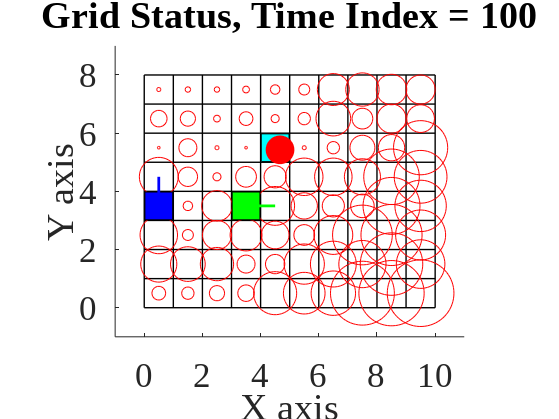

The MATLAB script that drew this image:
% Predictive Task Allocation
close all, clear all, clc

%% Initialize by User
grid_num_x = 8;
grid_num_y = 10;

num_agents = 3;
flag_starting_condition = 2; % Set 1 for starting in a row, 2 for random

max_num_intruder = 3;

flag_patrol_intruder = 1; % Set 0 for only patrol, set 1 for tracking intruder

flag_max_distance_constraint = 1; % Set 0 for no constraint, set 1 to use threshold_max_distance as constraint

threshold_max_distance = 2;

flag_store_video = 0;

%% Initialize Variables
standard_font_size = 25;
title_font_size = 40;

patrol_grid_cost = zeros(grid_num_x*grid_num_y,1);

patrol_grid_location = zeros(grid_num_x*grid_num_y,2);
for i=1:1:grid_num_x
    for j=1:1:grid_num_y
        patrol_grid_location((i-1)*grid_num_y+j,:) = [j-0.5, i-0.5];
    end
end

weight_distance = 0.1;

if flag_starting_condition == 1
    % Set 1 for starting in a row
    pos_agent = [1:1:num_agents]';
    
elseif flag_starting_condition == 2
    % Set 2 for starting randomly
    pos_agent = zeros(num_agents,1);
    for n=1:1:num_agents
        flag_good_start_location_chosen = 0;
        while flag_good_start_location_chosen == 0
            this_location = ceil(rand*grid_num_x*grid_num_y);
            flag_good_start_location_chosen = 1;
            for n_prev = 1:1:n-1
                if pos_agent(n_prev,1) == this_location
                    flag_good_start_location_chosen = 0;
                end
            end
        end
        pos_agent(n,1) = this_location;
    end
end

if (flag_store_video == 1)
    myVideo1 = VideoWriter('my_video.mp4', 'MPEG-4');
    myVideo1.FrameRate = 5;  % Default 30
    myVideo1.Quality = 100;    % Default 75
    open(myVideo1);
end

flag_intruder_active = zeros(max_num_intruder,1);
flag_intruder_type = zeros(max_num_intruder,1);
pos_intruder = zeros(max_num_intruder,2);
vel_intruder = zeros(max_num_intruder,2);
bin_intruder = zeros(max_num_intruder,1);

if flag_max_distance_constraint == 0
    threshold_max_distance = grid_num_x*grid_num_y;
end

agent_check_intruder_type = zeros(max_num_intruder,1);

%% Run simple algorithm

color_array = ['y' 'g' 'b' 'c' 'm'];

for t=0:1:100
    disp(t)
    
    % Remove Cost from Observed Grid Points
    for n=1:1:num_agents
        patrol_grid_cost(pos_agent(n),1) = 0;
    end
    
    % Update Cost of All Grid Points
    patrol_grid_cost = patrol_grid_cost + ones(grid_num_x*grid_num_y,1);
    
    % Update Intruder Motion
    for ni=1:1:max_num_intruder
        if flag_intruder_active(ni,1) == 0
            % Intruder is inactive
            
            if rand < 0.1 % threshold
                % Intiate intruder
                
                flag_intruder_active(ni,1) = 1;
                
                flag_intruder_type(ni,1) = 1+round(rand);
                
                chosen_side = ceil(4*rand);
                
                switch chosen_side
                    
                    case 1
                        pos_intruder(ni,:) = [rand*grid_num_y 0.1];
                        vel_intruder(ni,:) = [rand-0.5 rand];
                        
                    case 2
                        pos_intruder(ni,:) = [grid_num_y-0.1 rand*grid_num_x];
                        vel_intruder(ni,:) = [-rand rand-0.5];
                        
                    case 3
                        pos_intruder(ni,:) = [rand*grid_num_y grid_num_x-0.1];
                        vel_intruder(ni,:) = [rand-0.5 -rand];
                        
                    case 4
                        pos_intruder(ni,:) = [0.1 rand*grid_num_x];
                        vel_intruder(ni,:) = [rand rand-0.5];
                        
                    otherwise
                        disp('Should not reach here!')
                end
                
            end
            
        else
            % Intruder is active
            pos_intruder(ni,:) = pos_intruder(ni,:) + vel_intruder(ni,:);
        end
        
        
        if flag_intruder_active(ni,1) == 1
            if (pos_intruder(ni,1) >= 0) && (pos_intruder(ni,2) >= 0) && (pos_intruder(ni,1) <= grid_num_y) && (pos_intruder(ni,2) <= grid_num_x)
                this_j = ceil(pos_intruder(ni,1));
                this_i = ceil(pos_intruder(ni,2));
                this_bin = (this_i-1)*grid_num_y + this_j;
                bin_intruder(ni,1) = this_bin;
            else
                flag_intruder_active(ni,1) = 0;
                bin_intruder(ni,1) = 0;
            end
        end
        
    end
    
    % Go to Next Location
    new_pos_agent = zeros(num_agents,1);
    
    all_cost = zeros(2,4); %[cost patrol/intruder bin agent]
    
    for n=1:1:num_agents
        
        this_agent_pos = pos_agent(n,1);
        this_j = mod(this_agent_pos-1,grid_num_y) + 1;
        this_i = ((this_agent_pos - this_j)/grid_num_y) + 1;
        this_agent_location = [this_j-0.5, this_i-0.5];
        
        this_agent_distance = vecnorm(patrol_grid_location - this_agent_location,2,2);
        
        this_agent_pgc = patrol_grid_cost - weight_distance*this_agent_distance;
        
        this_agent_patrol_cost = [this_agent_pgc, zeros(grid_num_x*grid_num_y,1), [1:1:grid_num_x*grid_num_y]', n*ones(grid_num_x*grid_num_y,1)];
        
        greater_than_max_distance = logical(this_agent_distance > threshold_max_distance);
        
        this_agent_patrol_cost = this_agent_patrol_cost(~greater_than_max_distance,:);
        
        all_cost = [all_cost; this_agent_patrol_cost];
    end
    
    if flag_patrol_intruder == 1
        
        for ni=1:1:max_num_intruder
            if flag_intruder_active(ni,1) == 1
                if agent_check_intruder_type(ni,1) == 0 || agent_check_intruder_type(ni,1) == 2
                    
                    for n=1:1:num_agents
                        
                        this_agent_pos = pos_agent(n,1);
                        this_j = mod(this_agent_pos-1,grid_num_y) + 1;
                        this_i = ((this_agent_pos - this_j)/grid_num_y) + 1;
                        this_agent_location = [this_j-0.5, this_i-0.5];
                        
                        this_agent_distance_intruder = norm(this_agent_location - pos_intruder(ni,:));
                        
                        if this_agent_distance_intruder < threshold_max_distance
                            
                            this_agent_intruder_cost = 100 - weight_distance*this_agent_distance_intruder;
                            
                            this_agent_intruder_cost_array = [this_agent_intruder_cost, ni, bin_intruder(ni,1), n];
                            
                            all_cost = [all_cost; this_agent_intruder_cost_array];
                            
                        end
                    end
                    
                end
            else
                agent_check_intruder_type(ni,1) = 0;
            end
        end
    end
    
    [B_ac,I_ac] = sort(all_cost(:,1),'descend');
    all_cost = all_cost(I_ac,:);
    
    count_assigned_agent = 0;
    
    while count_assigned_agent < num_agents
        this_agent = all_cost(1,4);
        this_bin = all_cost(1,3);
        new_pos_agent(this_agent,1) = this_bin;
        
        if all_cost(1,2) > 0
            this_intruder = all_cost(1,2);
            agent_check_intruder_type(this_intruder,1) = flag_intruder_type(this_intruder,1);
            
            this_intruder_appears = logical(all_cost(:,2)==this_intruder);
            all_cost = all_cost(~this_intruder_appears,:);
        end
        
        count_assigned_agent = count_assigned_agent + 1;
        this_agent_appears = logical(all_cost(:,4)==this_agent);
        all_cost = all_cost(~this_agent_appears,:);
        
        this_bin_appears = logical(all_cost(:,3)==this_bin);
        all_cost = all_cost(~this_bin_appears,:);
    end
    
    
    % Plotting
    
    h4=figure(1);
    clf
    set(h4,'Color',[1 1 1]);
    set(h4,'units','normalized','outerposition',[0 0 1 1])
    set(h4,'PaperPositionMode','auto');
    hold on
    
    for gi = 0:1:grid_num_x
        plot([0 grid_num_y],[gi gi],'-k','LineWidth',1.0)
    end
    for gj = 0:1:grid_num_y
        plot([gj gj],[0 grid_num_x],'-k','LineWidth',1.0)
    end
    for i=1:1:grid_num_x
        for j=1:1:grid_num_y
            plot(j-0.5,i-0.5,'or','MarkerSize',patrol_grid_cost((i-1)*grid_num_y+j,1))
        end
    end
    
    for n=1:1:num_agents
        this_agent_pos = pos_agent(n,1);
        this_j = mod(this_agent_pos-1,grid_num_y) + 1;
        this_i = ((this_agent_pos - this_j)/grid_num_y) + 1;
        plot(this_j-0.5, this_i-0.5, 'sk','MarkerSize',20,'MarkerFaceColor',color_array(mod(n,length(color_array))+1))
        
        new_agent_pos = new_pos_agent(n,1);
        new_j = mod(new_agent_pos-1,grid_num_y) + 1;
        new_i = ((new_agent_pos - new_j)/grid_num_y) + 1;
        plot([this_j-0.5 new_j-0.5], [this_i-0.5 new_i-0.5], '-','LineWidth',2.0,'Color',color_array(mod(n,length(color_array))+1))
    end
    
    for ni=1:1:max_num_intruder
        if flag_intruder_active(ni,1) == 1
            if agent_check_intruder_type(ni,1) == 0
                if flag_intruder_type(ni,1) == 1
                    color_face_type = 'k';
                elseif flag_intruder_type(ni,1) == 2
                    color_face_type = 'r';
                else
                    disp('Should not reach here! 4')
                end
                color_edge_type = [0.6 0.6 0.6];
            elseif agent_check_intruder_type(ni,1) == 1
                color_face_type = 'k'; color_edge_type = 'k';
            elseif agent_check_intruder_type(ni,1) == 2
                color_face_type = 'r'; color_edge_type = 'r';
            else
                disp('Should not reach here! 3')
            end
            plot(pos_intruder(ni,1),pos_intruder(ni,2),'o','MarkerSize',20,'MarkerFaceColor',color_edge_type,'MarkerEdgeColor',color_edge_type)
            plot(pos_intruder(ni,1),pos_intruder(ni,2),'o','MarkerSize',5,'MarkerFaceColor',color_face_type,'MarkerEdgeColor',color_face_type)
            plot([pos_intruder(ni,1) pos_intruder(ni,1)+vel_intruder(ni,1)],[pos_intruder(ni,2) pos_intruder(ni,2)+vel_intruder(ni,2)],'-','LineWidth',2,'Color',color_face_type)
        end
    end
    
    xlabel('X axis','fontsize',standard_font_size,'FontName','Times New Roman')
    ylabel('Y axis','fontsize',standard_font_size,'FontName','Times New Roman')
    title(['Grid Status, Time Index = ',num2str(t)],'fontsize',title_font_size,'FontName','Times New Roman')
    set(gca, 'fontsize',standard_font_size,'FontName','Times New Roman')
    xlim([-1 grid_num_y+1])
    ylim([-1 grid_num_x+1])
    axis equal
    hold off
    
    drawnow limitrate
    
    if (flag_store_video == 1)
        F = getframe(h4);
        writeVideo(myVideo1, F);
    end
    
    
    % Update Position
    pos_agent = new_pos_agent;
    
end

if (flag_store_video == 1)
    close(myVideo1);
end



